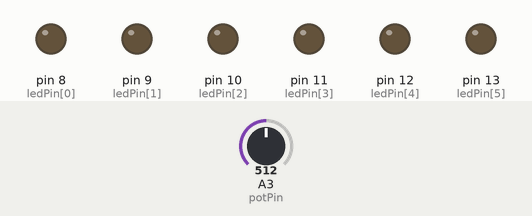
The sketch below on a simulated Arduino Uno, built with avr-gcc and run on an emulated ATmega328P. On the bench: output pins drawn as LEDs (lit = HIGH). The inputs (shaded band) are chosen by the test bench; at power-on: A3 (potPin) = 512.

Above: at 6.9 s.
7.0 s: A3 (potPin) set to 0
At 7.5 s:
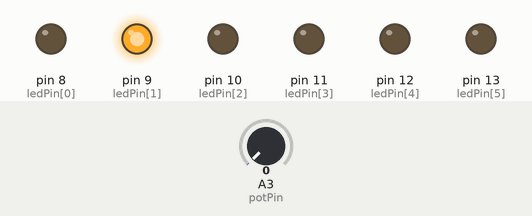
13.9 s: A3 (potPin) set to 16
At 16.51 s:
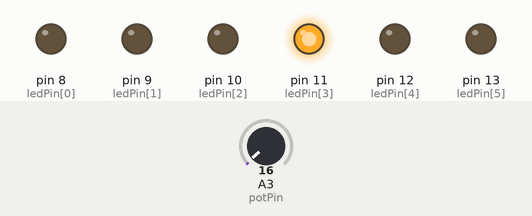
20.8 s: A3 (potPin) set to 511
At 21.2 s:
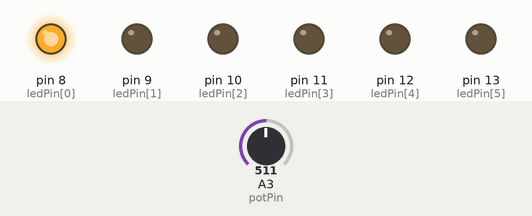
28.4 s: A3 (potPin) set to 716
Timing chart, 0 to 36.3 s (numbered marks = the images above; inputs shaded):
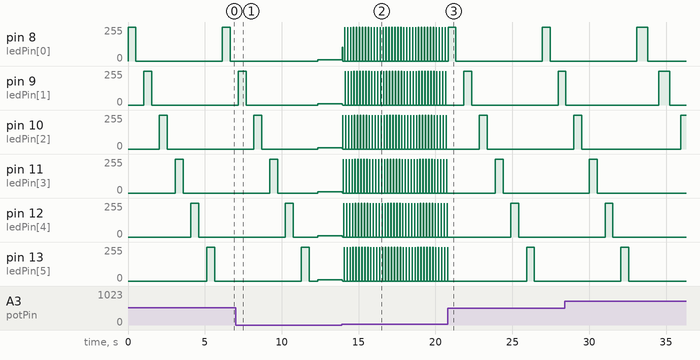

The sketch:

main.ino
```cpp
byte ledPin[] = {8, 9, 10, 11, 12, 13};
int ledDelay;
int potPin = A3;

void setup() {
  for(int x = 0; x < 6; x++) {
    pinMode(ledPin[x], OUTPUT);
  }
}

void loop() {
  ledDelay = analogRead(potPin);

  for(int x = 0; x < 6; x++) {
    digitalWrite(ledPin[x], HIGH);
    delay(ledDelay);
    digitalWrite(ledPin[x], LOW);
    delay(ledDelay);
  }
}
```

Measured:
- after the input at 13.9 s, pin 8 (ledPin[0]): 10/255 → 105/255 at once, then moves between 0/255 and 255/255, repeating every 0.38 s; pin 9 (ledPin[1]): 11/255 → 3/255 at once, then repeats every 0.17 s: 0/255 0.16 s, 255/255 0.02 s
- after the input at 20.8 s, pin 8 (ledPin[0]): 255/255 → 0/255 after 0.53 s, → 255/255 5.6 s later, → 0/255 0.51 s later
- by itself, pin 8 (ledPin[0]): alternates 255/255 for 0.51 s and 0/255 for 5.6 s
